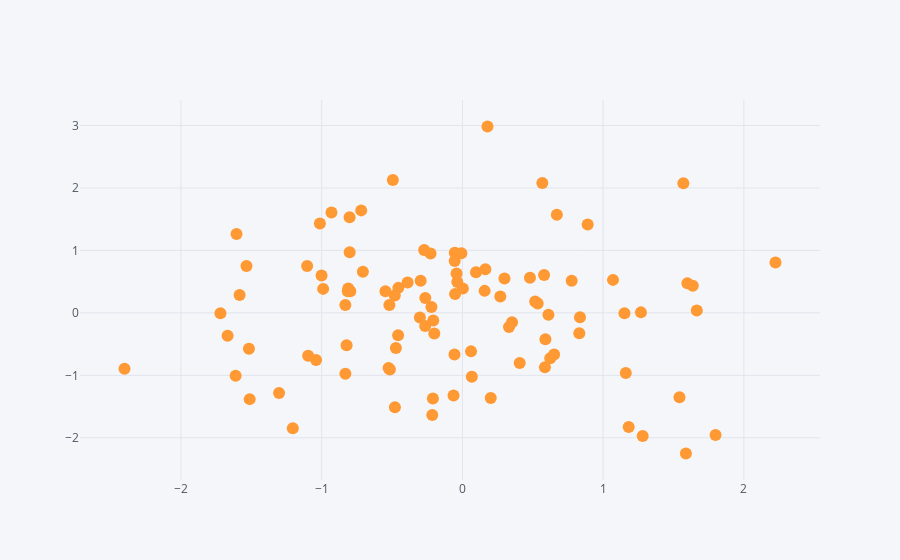

The notebook cell saved with this chart:
### Code cell
df.iplot(kind='scatter', x = 'A', y = 'B', mode = 'markers') 
#by default the iplot method tries and joins all the lines so you have to set the mode to markers to get individual points
